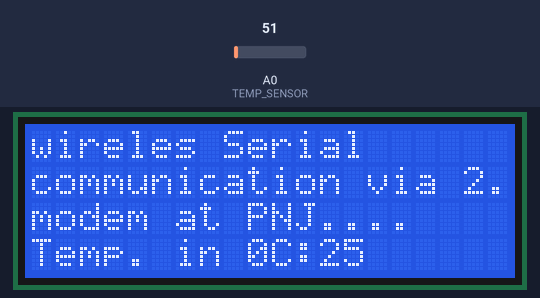
Recording of a sketch running on a simulated Arduino Uno, built with avr-gcc and run on an emulated ATmega328P. Parts: 20×4 character LCD. The inputs (shaded band) are chosen by the test bench; at power-on: A0 (TEMP_SENSOR) = 51. What the sketch prints to the serial monitor is not drawn.

Above: at 1.2 s.
1.3 s: A0 (TEMP_SENSOR) set to 61
At 2.2 s:
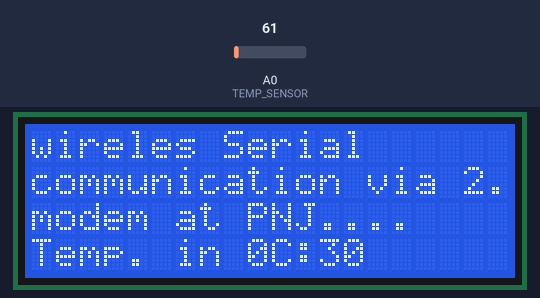
2.9 s: A0 (TEMP_SENSOR) set to 71
4.4 s: A0 (TEMP_SENSOR) set to 86
At 5.6 s:
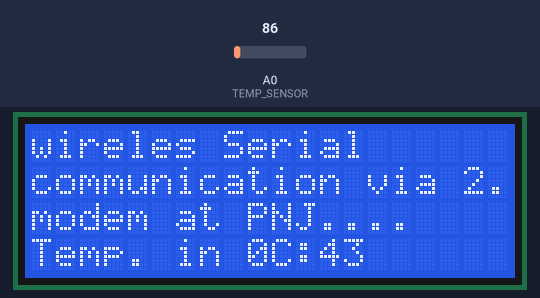
5.9 s: A0 (TEMP_SENSOR) set to 30
At 6.9 s:
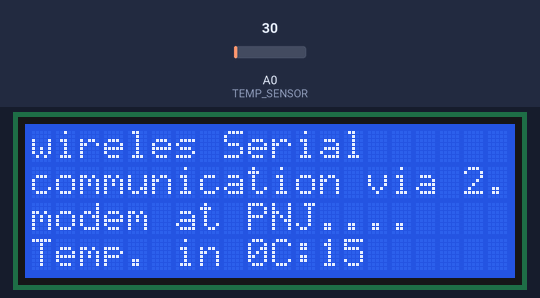
Timing chart, 0 to 8.4 s (numbered marks = the images above; inputs shaded):
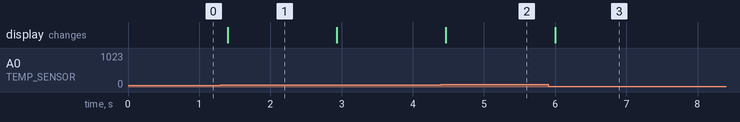

Measured:
- after the input at 1.3 s, the display: changes after 0.10 s (image 1)
- after the input at 4.4 s, the display: changes after 0.07 s (image 2)
- after the input at 5.9 s, the display: changes after 0.10 s (image 3)

The sketch:

Transmitter.ino
```cpp
#include <LiquidCrystal.h>
LiquidCrystal lcd (13, 12, 11, 10, 9, 8);
int TEMP_SENSOR=A0;
void setup()
{
  lcd.begin(20,4);
  Serial.begin(9600);//initialize serial communication at
  //9600 bits per second
  lcd.setCursor(0,0);
  lcd.print("wireles Serial ");
  lcd.setCursor(0,1);
  lcd.print("communication via 2.4 GHz");
  lcd.setCursor(0,2);
  lcd.print("modem at PNJ....");
  }
  void loop ()
 {
  int TEMP_SENSOR_ADC_VALUE = analogRead(TEMP_SENSOR);
  int TEMP_VAL=TEMP_SENSOR_ADC_VALUE/2; //10mV/0V is resolustion of sensor
  lcd.setCursor(0,3);
  lcd.print("Temp. in 0C:");
  lcd.print(TEMP_VAL);//print temperature value on LCD
  Serial.write(TEMP_VAL);
  delay(100);
}
```
